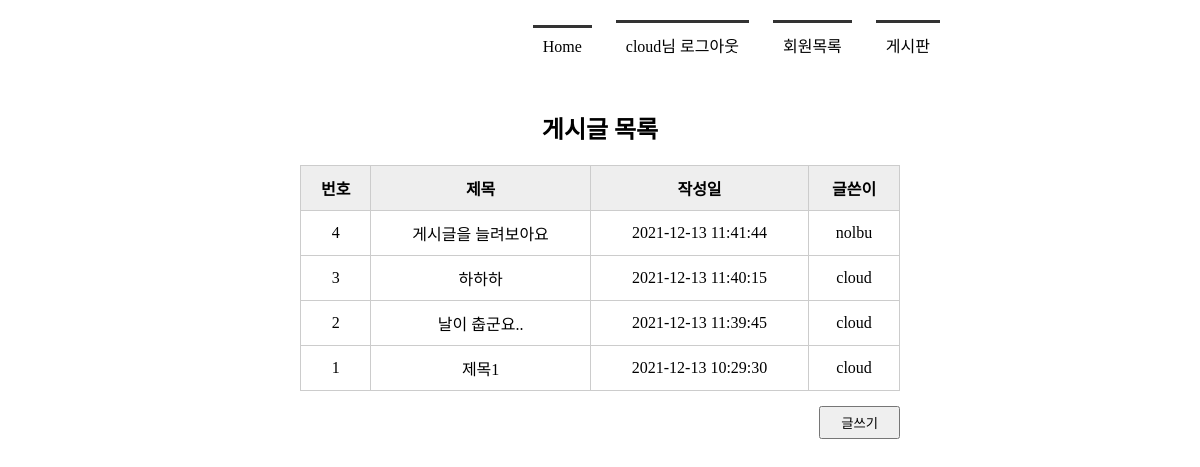
The page /boardlist/ (signed in) on the database its author committed.
### tables this page shows
CREATE TABLE board(
        bno         INTEGER     PRIMARY KEY     AUTOINCREMENT,
        title       TEXT        NOT NULL,
        content     TEXT        NOT NULL,
        create_date TIMESTAMP DATE DEFAULT(datetime('now', 'localtime')),
        mid         CHAR(5)     NOT NULL,
        FOREIGN KEY (mid) REFERENCES member(mid)
        );

### app.py (the view)
@app.route('/boardlist/')
def boardlist():
    conn = getconn()
    cur = conn.cursor()
    sql = "SELECT * FROM board ORDER BY bno DESC"       #게시글을 내림차순으로 정렬
    cur.execute(sql)
    rs = cur.fetchall()
    conn.close()
    return render_template('boardlist.html', rs = rs)

### app.py (called while the page is built)
def getconn():
    conn = sqlite3.connect('./memberdb.db')
    return conn

### templates/boardlist.html (shortened to what this page needs)
<!DOCTYPE html>
<html lang="ko">
<head>
    <link rel="stylesheet" href="{{ url_for('static', filename='css/style.css') }}">
</head>
<body>
    <div id ="container">
        {% include 'navbar.html' %}
        <section>
            <h1>게시글 목록</h1>
            <table>
                <tr>
                    <th>번호</th>
                    <th>제목</th>
                    <th>작성일</th>
                    <th>글쓴이</th>
                </tr>
                {% for i in rs %}
                <tr>
                    <td>{{ i[0] }}</td>
                    <td>{{ i[1] }}</td>
                    <td>{{ i[3] }}</td>
                    <td>{{ i[4] }}</td>
                </tr>
                {% endfor %}
            </table>
            <div class ="btn_write">
                <input type="button" value ="글쓰기" onclick="goWrite()" >
            </div>
        </section>
    </div>
</body>
</html>

### static/css/style.css (style rules this page uses)
* { margin: 0; padding:0; }
#container { width: 1000px; margin: 10px auto; }
section { text-align: center; }
section table { width : 600px; border-collapse: collapse; }
section h1 { margin-bottom: 20px; }
section table, th, td { border: 1px solid #ccc; margin: 0 auto; padding: 10px; }
section table th { background-color: #eee }
section .btn_write { text-align: right; margin: 15px 200px; }
section .btn_write input { padding: 5px 20px; }

### rows shown on the page
board: bno "4", title "게시글을 늘려보아요", create_date "2021-12-13 11:41:44", mid "nolbu"
board: bno "3", title "하하하", create_date "2021-12-13 11:40:15", mid "cloud"
board: bno "2", title "날이 춥군요..", create_date "2021-12-13 11:39:45", mid "cloud"
board: bno "1", title "제목1", create_date "2021-12-13 10:29:30", mid "cloud"

### other values the page prints
{{ session['userID'] }} "cloud"
